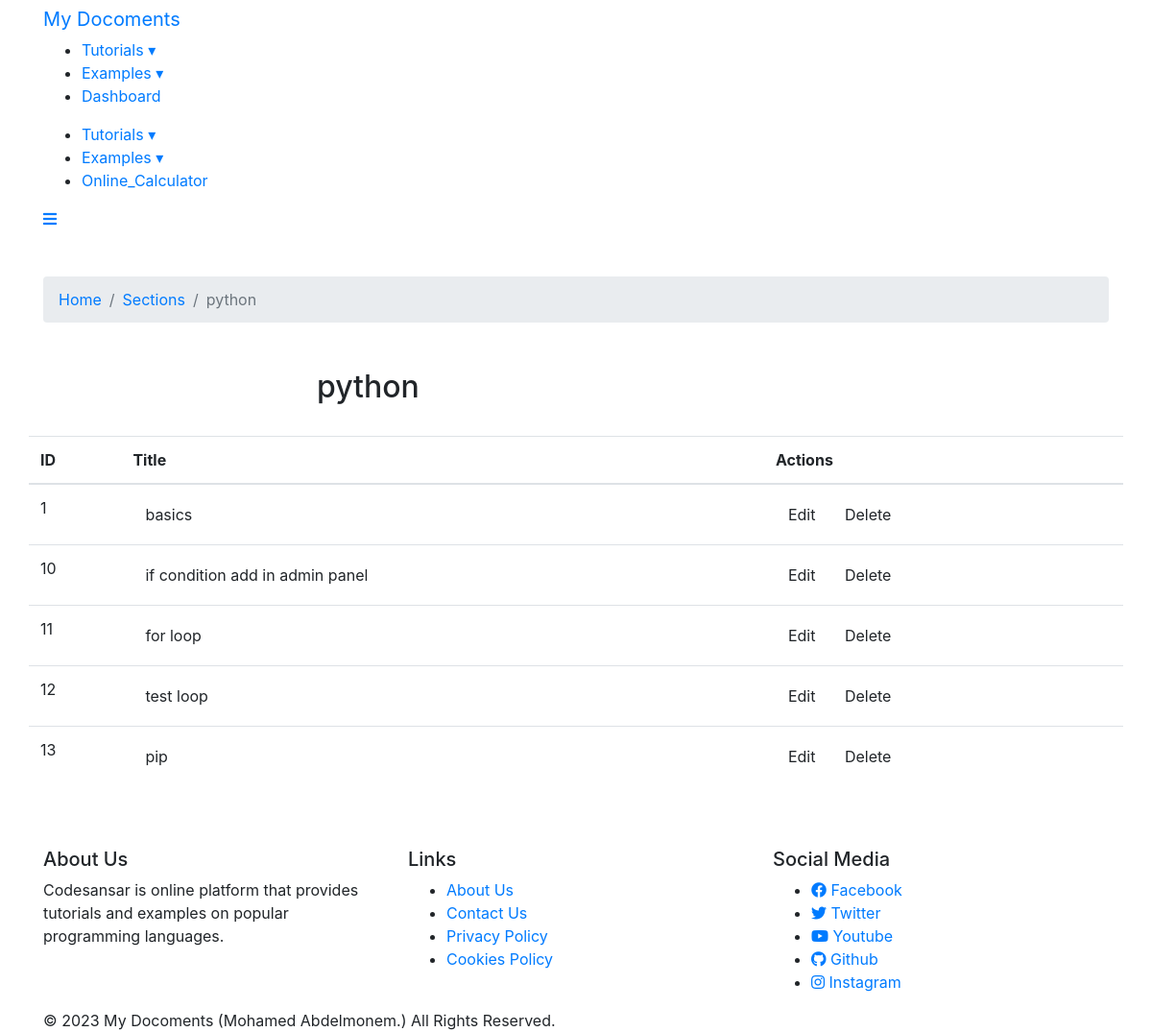
The app's page /dashboard/1 with its own data.
### doc_app/models.py (models this page shows, shortened)
class Section(models.Model):
    title = models.CharField(max_length=100)
    intro = RichTextField(blank=True, null=True)
    author = models.ForeignKey(User, on_delete=models.SET_NULL,null=True, related_name='section_author')
    created_at = models.DateTimeField(default=timezone.now)
    def __str__(self) -> str:
        return self.title

class Subject(models.Model):
    section = models.ForeignKey(Section, on_delete=models.SET_NULL,null=True, related_name='subject_section')
    title = models.CharField(max_length=100)
    content = RichTextField(blank=True, null=True)
    author = models.ForeignKey(User, on_delete=models.SET_NULL, null= True)
    created_at = models.DateTimeField(default=timezone.now)

### doc_app/views.py (the view)
# urls.py: path('dashboard/<int:id>',Dashboard_detail , name='dashboard_detail'),
def Dashboard_detail(request, id):
    data = Section.objects.get(id=id)
    topics = Subject.objects.filter(section=data)
    return render(request, 'dashboard_detail.html', {'data':data, 'topics':topics})

### doc_app/templates/dashboard_detail.html (shortened to what this page needs)
{% extends "base.html" %}
{% load static %}
{% block content %}
    <link rel="stylesheet" href="https://stackpath.bootstrapcdn.com/bootstrap/4.5.2/css/bootstrap.min.css">
</head>
<body>
    <div class="container my-5">
    <ol class="breadcrumb my-4">
        <li class="breadcrumb-item"><a href="/">Home</a></li>
        <li class="breadcrumb-item"><a href="{% url 'dashboard' %}">Sections</a></li>
        <li class="breadcrumb-item active" aria-current="page">{{data}}</li>
    </ol>
</div>
<div class="container mt-4">
    <div class="row">
        <div class="col-md-3">
        </div>
        <div class="col-md-9">
            <h2>{{data}}</h2>
               <br>
            </div>
            <table class="table">
                <thead>
                    <tr>
                        <th>ID</th>
                        <th>Title</th>
                        <th>Actions</th>
                    </tr>
                </thead>
                <tbody>
                    {% for topic in topics %}
                    <tr>
                        <td>{{topic.id}}</td>
                        <td><a href="#"  class="btn waves-effect waves-light" >{{topic.title}}</a>
                        </td>
                        <td>
                            <a href="{% url 'update_subject' topic.id %}"  class="btn waves-effect waves-light" >Edit</a>
                            <a href="{% url 'delete_subject' topic.id %}"  class="btn waves-effect waves-light" >Delete</a>
                        </td>
                    </tr>
                    {% endfor %}
                </tbody>
            </table>
        </div>
    </div>
{% endblock content %}

### doc_app/templates/dashboard_detail.html (style rules this page uses)
a { color: #44db4b; text-decoration: none; }

### records on screen
Section: title "python"
Subject: id "1", title "basics"
Subject: id "10", title "if condition add in admin panel"
Subject: id "11", title "for loop"
Subject: id "12", title "test loop"
Subject: id "13", title "pip"
